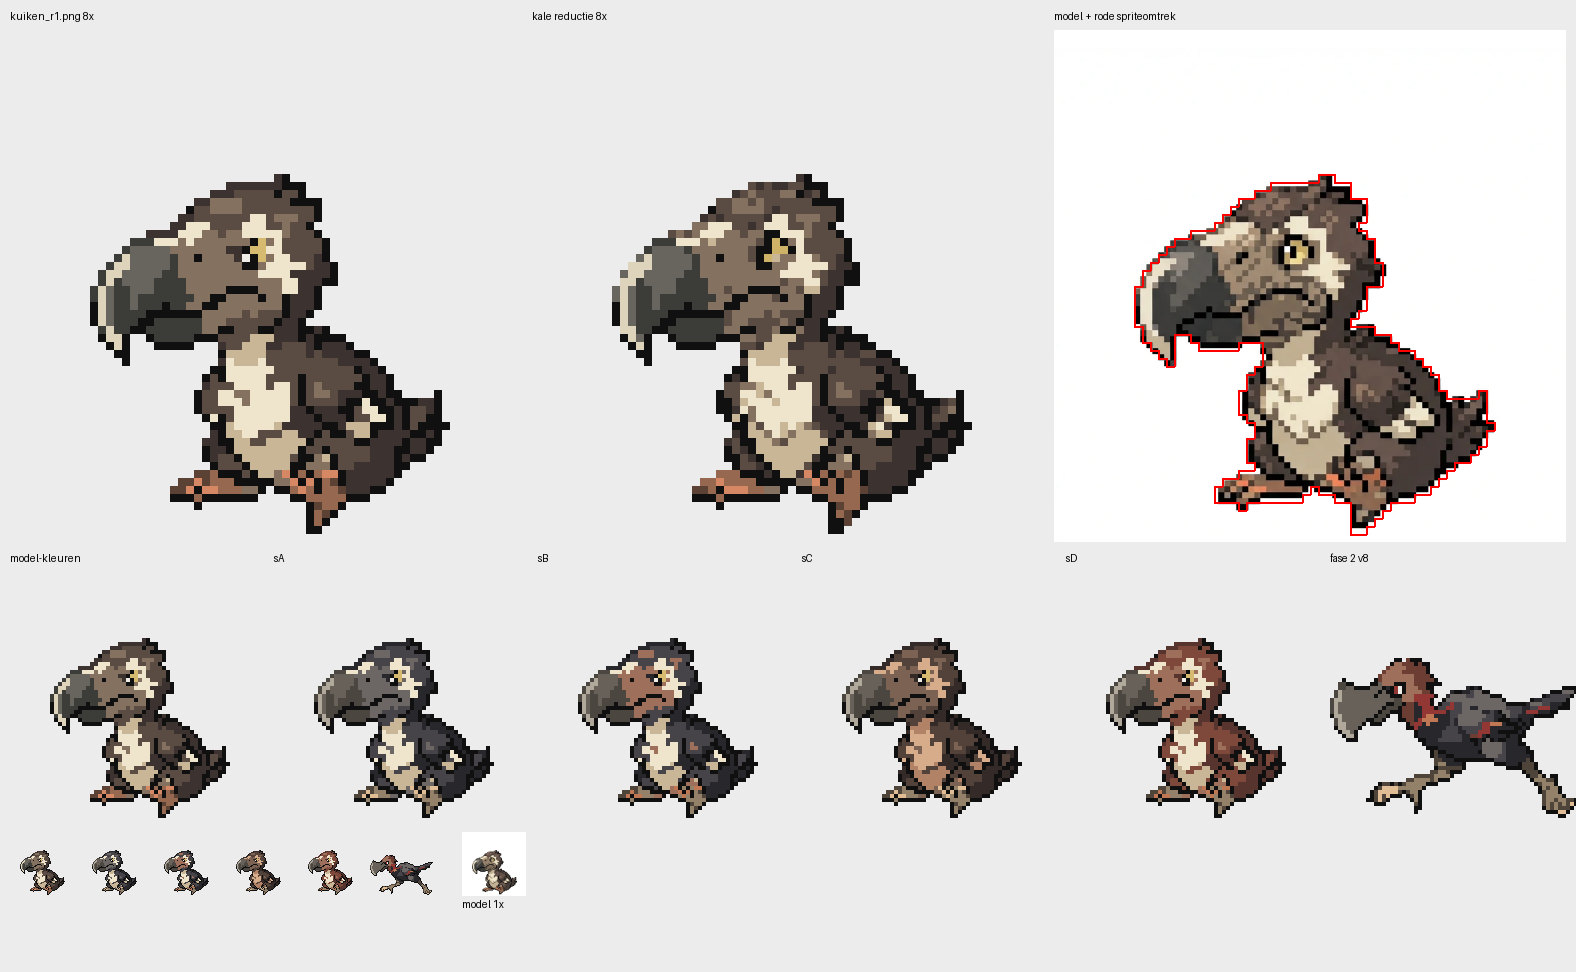

This chart was generated by the following Python code:
# vel.png: sprite 8x | kale reductie 8x | model met rode spriteomtrek ; daaronder swaps 4x en 1x naast fase 2 v8
import numpy as np, sys, glob; from PIL import Image, ImageDraw
from lib import *; from modelover import modelbeeld, model1x
def rgbaP(pad,k):
    im=Image.open(pad); a=np.array(im); pal=im.getpalette()
    o=np.zeros((64,64,4),'uint8')
    for i in set(a.ravel()):
        if i==0: continue
        o[a==i,:3]=pal[3*i:3*i+3]; o[a==i,3]=255
    return Image.fromarray(o,'RGBA').resize((64*k,64*k),Image.NEAREST)
def omtrek(a,k):
    m=a>0; lay=Image.new('RGBA',(64*k,64*k),(0,0,0,0)); d=ImageDraw.Draw(lay)
    for y in range(64):
        for x in range(64):
            if not m[y,x]: continue
            if y==0 or not m[y-1,x]: d.line([(x*k,y*k),(x*k+k,y*k)],fill=(255,0,0,255),width=2)
            if y==63 or not m[y+1,x]: d.line([(x*k,y*k+k),(x*k+k,y*k+k)],fill=(255,0,0,255),width=2)
            if x==0 or not m[y,x-1]: d.line([(x*k,y*k),(x*k,y*k+k)],fill=(255,0,0,255),width=2)
            if x==63 or not m[y,x+1]: d.line([(x*k+k,y*k),(x*k+k,y*k+k)],fill=(255,0,0,255),width=2)
    return lay
def bouw(hoofd,swaps,uit,k=8):
    BG=(236,236,236,255); W=64*k*3+40; vel=Image.new('RGBA',(W,64*k+40+64*4+60+64+40),BG); d=ImageDraw.Draw(vel)
    a=np.array(Image.open(hoofd))
    vel.alpha_composite(rgbaP(hoofd,k),(10,30)); d.text((10,10),hoofd+' 8x',fill=(0,0,0))
    vel.alpha_composite(rgbaP('kaal.png',k),(20+64*k,30)); d.text((20+64*k,10),'kale reductie 8x',fill=(0,0,0))
    mb=modelbeeld(k).convert('RGBA'); mb.alpha_composite(omtrek(a,k)); vel.alpha_composite(mb,(30+128*k,30)); d.text((30+128*k,10),'model + rode spriteomtrek',fill=(0,0,0))
    y=40+64*k; x=10
    lijst=[(hoofd,'model-kleuren')]+[(s,s.split('_')[-1][:-4]) for s in swaps]+[('../../fase2/swaps_r1/v8.png','fase 2 v8')]
    for pad,nm in lijst:
        vel.alpha_composite(rgbaP(pad,4),(x,y+14)); d.text((x,y),nm,fill=(0,0,0)); x+=64*4+8
    y2=y+14+64*4+10; x=10
    for pad,nm in lijst:
        vel.alpha_composite(rgbaP(pad,1),(x,y2)); x+=72
    x+=20; vel.alpha_composite(model1x().convert('RGBA'),(x,y2)); d.text((x,y2+66),'model 1x',fill=(0,0,0))
    vel.save(uit)
if __name__=='__main__':
    bouw(sys.argv[1],sorted(glob.glob('kuiken_r1_s*.png')),sys.argv[2] if len(sys.argv)>2 else 'vel.png')
